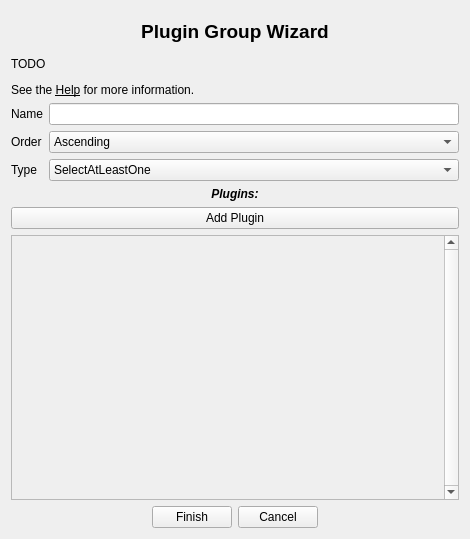
<?xml version="1.0" encoding="UTF-8"?>
<ui version="4.0">
 <class>Form</class>
 <widget class="QWidget" name="Form">
  <property name="geometry">
   <rect>
    <x>0</x>
    <y>0</y>
    <width>470</width>
    <height>539</height>
   </rect>
  </property>
  <property name="windowTitle">
   <string>Form</string>
  </property>
  <layout class="QVBoxLayout" name="verticalLayout_2">
   <item>
    <layout class="QVBoxLayout" name="verticalLayout">
     <item>
      <widget class="QLabel" name="label_4">
       <property name="sizePolicy">
        <sizepolicy hsizetype="Preferred" vsizetype="Preferred">
         <horstretch>0</horstretch>
         <verstretch>0</verstretch>
        </sizepolicy>
       </property>
       <property name="minimumSize">
        <size>
         <width>0</width>
         <height>40</height>
        </size>
       </property>
       <property name="font">
        <font>
         <pointsize>14</pointsize>
         <weight>75</weight>
         <bold>true</bold>
        </font>
       </property>
       <property name="text">
        <string>Plugin Group Wizard</string>
       </property>
       <property name="alignment">
        <set>Qt::AlignCenter</set>
       </property>
      </widget>
     </item>
     <item>
      <widget class="QLabel" name="label">
       <property name="text">
        <string>&lt;html&gt;&lt;head/&gt;&lt;body&gt;&lt;p align=&quot;justify&quot;&gt;TODO&lt;/p&gt;&lt;p align=&quot;justify&quot;&gt;See the &lt;span style=&quot; text-decoration: underline;&quot;&gt;Help&lt;/span&gt; for more information.&lt;/p&gt;&lt;/body&gt;&lt;/html&gt;</string>
       </property>
       <property name="textFormat">
        <enum>Qt::AutoText</enum>
       </property>
       <property name="scaledContents">
        <bool>false</bool>
       </property>
       <property name="wordWrap">
        <bool>true</bool>
       </property>
       <property name="margin">
        <number>8</number>
       </property>
       <property name="indent">
        <number>-1</number>
       </property>
      </widget>
     </item>
     <item>
      <layout class="QFormLayout" name="formLayout">
       <item row="1" column="0">
        <widget class="QLabel" name="orderLabel">
         <property name="text">
          <string>Order</string>
         </property>
        </widget>
       </item>
       <item row="1" column="1">
        <widget class="QComboBox" name="orderComboBox">
         <item>
          <property name="text">
           <string>Ascending</string>
          </property>
         </item>
         <item>
          <property name="text">
           <string>Descending</string>
          </property>
         </item>
         <item>
          <property name="text">
           <string>Explicit</string>
          </property>
         </item>
        </widget>
       </item>
       <item row="0" column="0">
        <widget class="QLabel" name="nameLabel">
         <property name="text">
          <string>Name</string>
         </property>
        </widget>
       </item>
       <item row="0" column="1">
        <widget class="QLineEdit" name="nameLineEdit"/>
       </item>
       <item row="2" column="0">
        <widget class="QLabel" name="typeLabel">
         <property name="text">
          <string>Type</string>
         </property>
        </widget>
       </item>
       <item row="2" column="1">
        <widget class="QComboBox" name="typeComboBox">
         <item>
          <property name="text">
           <string>SelectAtLeastOne</string>
          </property>
         </item>
         <item>
          <property name="text">
           <string>SelectAtMostOne</string>
          </property>
         </item>
         <item>
          <property name="text">
           <string>SelectExactlyOne</string>
          </property>
         </item>
         <item>
          <property name="text">
           <string>SelectAll</string>
          </property>
         </item>
         <item>
          <property name="text">
           <string>SelectAny</string>
          </property>
         </item>
        </widget>
       </item>
      </layout>
     </item>
     <item>
      <widget class="QLabel" name="label_2">
       <property name="font">
        <font>
         <weight>75</weight>
         <italic>true</italic>
         <bold>true</bold>
        </font>
       </property>
       <property name="text">
        <string>Plugins:</string>
       </property>
       <property name="alignment">
        <set>Qt::AlignCenter</set>
       </property>
      </widget>
     </item>
     <item>
      <widget class="QPushButton" name="button_add_group">
       <property name="text">
        <string>Add Plugin</string>
       </property>
      </widget>
     </item>
     <item>
      <widget class="QScrollArea" name="scrollarea_group">
       <property name="verticalScrollBarPolicy">
        <enum>Qt::ScrollBarAlwaysOn</enum>
       </property>
       <property name="widgetResizable">
        <bool>true</bool>
       </property>
       <widget class="QWidget" name="scroll_group">
        <property name="geometry">
         <rect>
          <x>0</x>
          <y>0</y>
          <width>431</width>
          <height>252</height>
         </rect>
        </property>
        <layout class="QVBoxLayout" name="layout_file">
         <property name="leftMargin">
          <number>0</number>
         </property>
         <property name="topMargin">
          <number>0</number>
         </property>
         <property name="rightMargin">
          <number>0</number>
         </property>
         <property name="bottomMargin">
          <number>0</number>
         </property>
         <item>
          <spacer name="verticalSpacer">
           <property name="orientation">
            <enum>Qt::Vertical</enum>
           </property>
           <property name="sizeHint" stdset="0">
            <size>
             <width>20</width>
             <height>40</height>
            </size>
           </property>
          </spacer>
         </item>
        </layout>
       </widget>
      </widget>
     </item>
    </layout>
   </item>
   <item>
    <layout class="QHBoxLayout" name="horizontalLayout">
     <item>
      <spacer name="horizontalSpacer">
       <property name="orientation">
        <enum>Qt::Horizontal</enum>
       </property>
       <property name="sizeHint" stdset="0">
        <size>
         <width>40</width>
         <height>20</height>
        </size>
       </property>
      </spacer>
     </item>
     <item>
      <widget class="QPushButton" name="finish_button">
       <property name="sizePolicy">
        <sizepolicy hsizetype="Fixed" vsizetype="Fixed">
         <horstretch>0</horstretch>
         <verstretch>0</verstretch>
        </sizepolicy>
       </property>
       <property name="text">
        <string>Finish</string>
       </property>
      </widget>
     </item>
     <item>
      <widget class="QPushButton" name="cancel_button">
       <property name="sizePolicy">
        <sizepolicy hsizetype="Fixed" vsizetype="Fixed">
         <horstretch>0</horstretch>
         <verstretch>0</verstretch>
        </sizepolicy>
       </property>
       <property name="text">
        <string>Cancel</string>
       </property>
      </widget>
     </item>
     <item>
      <spacer name="horizontalSpacer_2">
       <property name="orientation">
        <enum>Qt::Horizontal</enum>
       </property>
       <property name="sizeHint" stdset="0">
        <size>
         <width>40</width>
         <height>20</height>
        </size>
       </property>
      </spacer>
     </item>
    </layout>
   </item>
  </layout>
 </widget>
 <resources/>
 <connections/>
</ui>
